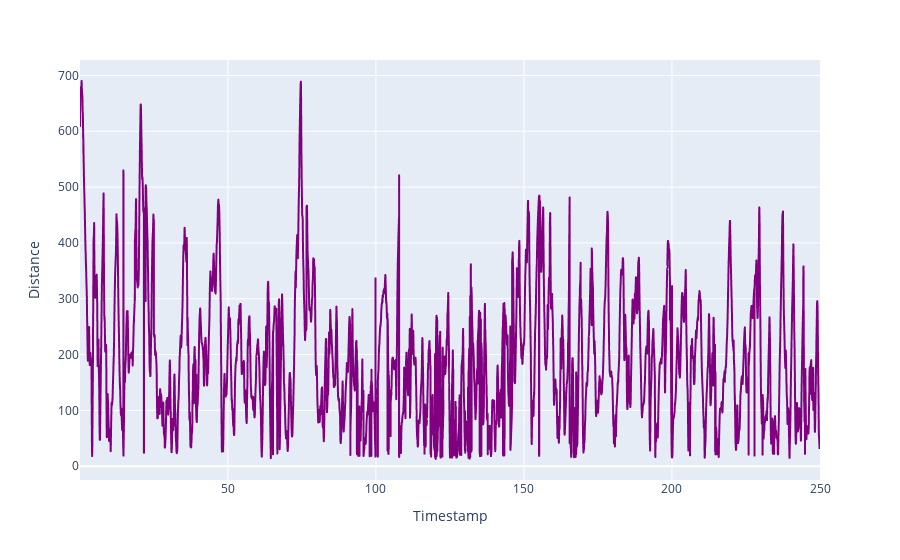

Source (notebook cell):
### Code cell
def graph_dist(df_dist):
    dist_plot = px.line(df_dist, x = "Timestamp", y = "Distance")
    dist_plot.update_traces(line_color = "purple")
    dist_plot.show()
    
graph_dist(AB_df)

### Figure 1 — Plotly figure (JSON) as saved in the notebook; plotly's stock layout.template omitted (floating-point values rounded to 4 significant figures; data arrays with more than 128 entries replaced by an {"elided": "..."} marker saying what was removed)
{"data": [{"hovertemplate": "Timestamp=%{x}<br>Distance=%{y}<extra></extra>", "legendgroup": "", "line": {"color": "purple", "dash": "solid"}, "marker": {"symbol": "circle"}, "mode": "lines", "name": "", "showlegend": false, "type": "scattergl", "x": {"elided": "14998 float values"}, "xaxis": "x", "y": {"elided": "14998 float values"}, "yaxis": "y"}], "layout": {"legend": {"tracegroupgap": 0}, "margin": {"t": 60}, "xaxis": {"anchor": "y", "domain": [0, 1], "title": {"text": "Timestamp"}}, "yaxis": {"anchor": "x", "domain": [0, 1], "title": {"text": "Distance"}}}}
